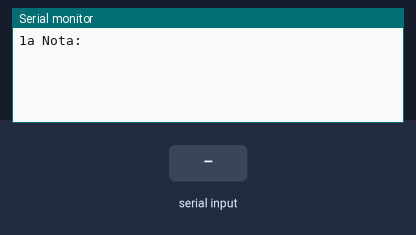
A sketch run on a simulated Arduino Uno, built with avr-gcc and run on an emulated ATmega328P. Shown: the last lines printed to the serial monitor. Inputs (shaded band) come from the test bench.

Above: at 1.2 s.
1.3 s: "90,45,200\n" received over Serial
At 3.5 s:
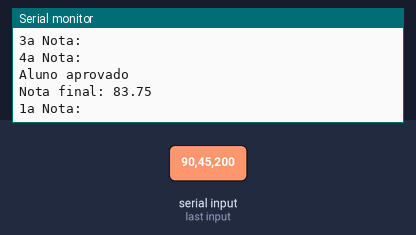
3.8 s: "30,150,10\n" received over Serial
At 5.4 s:
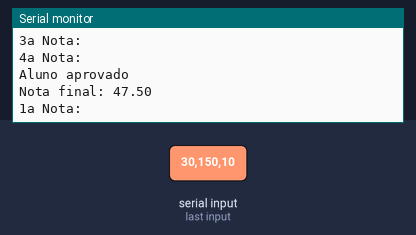
Timing chart, 0 to 6.9 s (numbered marks = the images above; inputs shaded):
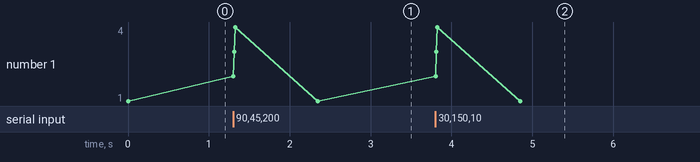

Measured:
- after the input at 1.3 s, the serial monitor: prints a new line at once (image 1)
- after the input at 3.8 s, the serial monitor: prints a new line after 1.0 s (image 2)

The sketch:

aula_29_m_dia1.ino
```cpp
float n1, n2, n3, n4, media;

void setup() {
  Serial.begin(9600);
}

void loop() {
  Serial.println("1a Nota:");
  while (Serial.available()==0){}
  n1 = Serial.parseFloat();

  Serial.println("2a Nota:");
  while (Serial.available()==0){}
  n2 = Serial.parseFloat();

  Serial.println("3a Nota:");
  while (Serial.available()==0){}
  n3 = Serial.parseFloat();

  Serial.println("4a Nota:");
  while (Serial.available()==0){}
  n4 = Serial.parseFloat();

  media = (n1 + n2 + n3 + n4) / 4.0;

  if (media >= 7.0) {
    Serial.println("Aluno aprovado");
  } else if (media < 7.0 && media >= 5.0) {
    Serial.println("Aluno em recuperacao");
  } else {
  	Serial.println("Aluno reprovado");
  }
  Serial.print("Nota final: "); Serial.println(media);
}
```
